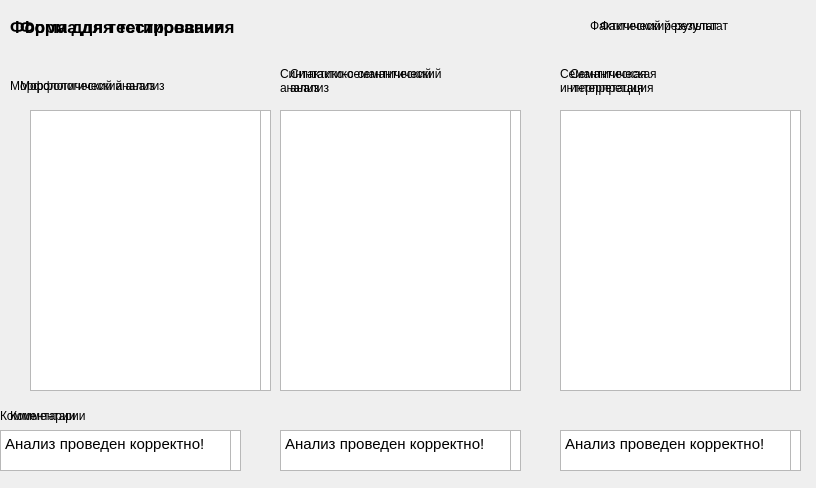
<?xml version="1.0" encoding="UTF-8"?>
<ui version="4.0">
 <class>alertshow</class>
 <widget class="QDialog" name="alertshow">
  <property name="geometry">
   <rect>
    <x>0</x>
    <y>0</y>
    <width>816</width>
    <height>488</height>
   </rect>
  </property>
  <property name="windowTitle">
   <string>Dialog</string>
  </property>
  <widget class="QLabel" name="label">
   <property name="geometry">
    <rect>
     <x>20</x>
     <y>10</y>
     <width>451</width>
     <height>34</height>
    </rect>
   </property>
   <property name="font">
    <font>
     <pointsize>13</pointsize>
     <weight>75</weight>
     <bold>true</bold>
    </font>
   </property>
   <property name="text">
    <string>Форма для тестирования</string>
   </property>
  </widget>
  <widget class="QLabel" name="label_3">
   <property name="geometry">
    <rect>
     <x>600</x>
     <y>0</y>
     <width>331</width>
     <height>51</height>
    </rect>
   </property>
   <property name="text">
    <string>Фактический результат</string>
   </property>
  </widget>
  <widget class="QLabel" name="label_4">
   <property name="geometry">
    <rect>
     <x>20</x>
     <y>60</y>
     <width>381</width>
     <height>51</height>
    </rect>
   </property>
   <property name="text">
    <string>Морфологический анализ</string>
   </property>
  </widget>
  <widget class="QLabel" name="label_5">
   <property name="geometry">
    <rect>
     <x>290</x>
     <y>40</y>
     <width>381</width>
     <height>81</height>
    </rect>
   </property>
   <property name="text">
    <string>Синтактико-семантический
анализ</string>
   </property>
  </widget>
  <widget class="QLabel" name="label_6">
   <property name="geometry">
    <rect>
     <x>570</x>
     <y>40</y>
     <width>381</width>
     <height>81</height>
    </rect>
   </property>
   <property name="text">
    <string>Семантическая
интерпретация</string>
   </property>
  </widget>
  <widget class="QTextBrowser" name="MA">
   <property name="geometry">
    <rect>
     <x>40</x>
     <y>110</y>
     <width>231</width>
     <height>281</height>
    </rect>
   </property>
  </widget>
  <widget class="QTextBrowser" name="SSA">
   <property name="geometry">
    <rect>
     <x>290</x>
     <y>110</y>
     <width>231</width>
     <height>281</height>
    </rect>
   </property>
  </widget>
  <widget class="QTextBrowser" name="SI">
   <property name="geometry">
    <rect>
     <x>570</x>
     <y>110</y>
     <width>231</width>
     <height>281</height>
    </rect>
   </property>
  </widget>
  <widget class="QLabel" name="label_7">
   <property name="geometry">
    <rect>
     <x>10</x>
     <y>390</y>
     <width>331</width>
     <height>51</height>
    </rect>
   </property>
   <property name="text">
    <string>Комментарии</string>
   </property>
  </widget>
  <widget class="QTextBrowser" name="textBrowser_4">
   <property name="geometry">
    <rect>
     <x>10</x>
     <y>430</y>
     <width>231</width>
     <height>41</height>
    </rect>
   </property>
   <property name="html">
    <string>&lt;!DOCTYPE HTML PUBLIC &quot;-//W3C//DTD HTML 4.0//EN&quot; &quot;http://www.w3.org/TR/REC-html40/strict.dtd&quot;&gt;
&lt;html&gt;&lt;head&gt;&lt;meta name=&quot;qrichtext&quot; content=&quot;1&quot; /&gt;&lt;style type=&quot;text/css&quot;&gt;
p, li { white-space: pre-wrap; }
&lt;/style&gt;&lt;/head&gt;&lt;body style=&quot; font-family:'Ubuntu'; font-size:11pt; font-weight:400; font-style:normal;&quot;&gt;
&lt;p style=&quot; margin-top:0px; margin-bottom:0px; margin-left:0px; margin-right:0px; -qt-block-indent:0; text-indent:0px;&quot;&gt;Анализ проведен корректно!&lt;/p&gt;&lt;/body&gt;&lt;/html&gt;</string>
   </property>
  </widget>
  <widget class="QTextBrowser" name="textBrowser_5">
   <property name="geometry">
    <rect>
     <x>290</x>
     <y>430</y>
     <width>231</width>
     <height>41</height>
    </rect>
   </property>
   <property name="html">
    <string>&lt;!DOCTYPE HTML PUBLIC &quot;-//W3C//DTD HTML 4.0//EN&quot; &quot;http://www.w3.org/TR/REC-html40/strict.dtd&quot;&gt;
&lt;html&gt;&lt;head&gt;&lt;meta name=&quot;qrichtext&quot; content=&quot;1&quot; /&gt;&lt;style type=&quot;text/css&quot;&gt;
p, li { white-space: pre-wrap; }
&lt;/style&gt;&lt;/head&gt;&lt;body style=&quot; font-family:'Ubuntu'; font-size:11pt; font-weight:400; font-style:normal;&quot;&gt;
&lt;p style=&quot; margin-top:0px; margin-bottom:0px; margin-left:0px; margin-right:0px; -qt-block-indent:0; text-indent:0px;&quot;&gt;Анализ проведен корректно!&lt;/p&gt;&lt;/body&gt;&lt;/html&gt;</string>
   </property>
  </widget>
  <widget class="QTextBrowser" name="textBrowser_6">
   <property name="geometry">
    <rect>
     <x>570</x>
     <y>430</y>
     <width>231</width>
     <height>41</height>
    </rect>
   </property>
   <property name="html">
    <string>&lt;!DOCTYPE HTML PUBLIC &quot;-//W3C//DTD HTML 4.0//EN&quot; &quot;http://www.w3.org/TR/REC-html40/strict.dtd&quot;&gt;
&lt;html&gt;&lt;head&gt;&lt;meta name=&quot;qrichtext&quot; content=&quot;1&quot; /&gt;&lt;style type=&quot;text/css&quot;&gt;
p, li { white-space: pre-wrap; }
&lt;/style&gt;&lt;/head&gt;&lt;body style=&quot; font-family:'Ubuntu'; font-size:11pt; font-weight:400; font-style:normal;&quot;&gt;
&lt;p style=&quot; margin-top:0px; margin-bottom:0px; margin-left:0px; margin-right:0px; -qt-block-indent:0; text-indent:0px;&quot;&gt;Анализ проведен корректно!&lt;/p&gt;&lt;/body&gt;&lt;/html&gt;</string>
   </property>
  </widget>
  <widget class="QLabel" name="label_8">
   <property name="geometry">
    <rect>
     <x>590</x>
     <y>0</y>
     <width>331</width>
     <height>51</height>
    </rect>
   </property>
   <property name="text">
    <string>Фактический результат</string>
   </property>
  </widget>
  <widget class="QTextBrowser" name="textBrowser_7">
   <property name="geometry">
    <rect>
     <x>560</x>
     <y>430</y>
     <width>231</width>
     <height>41</height>
    </rect>
   </property>
   <property name="html">
    <string>&lt;!DOCTYPE HTML PUBLIC &quot;-//W3C//DTD HTML 4.0//EN&quot; &quot;http://www.w3.org/TR/REC-html40/strict.dtd&quot;&gt;
&lt;html&gt;&lt;head&gt;&lt;meta name=&quot;qrichtext&quot; content=&quot;1&quot; /&gt;&lt;style type=&quot;text/css&quot;&gt;
p, li { white-space: pre-wrap; }
&lt;/style&gt;&lt;/head&gt;&lt;body style=&quot; font-family:'Ubuntu'; font-size:11pt; font-weight:400; font-style:normal;&quot;&gt;
&lt;p style=&quot; margin-top:0px; margin-bottom:0px; margin-left:0px; margin-right:0px; -qt-block-indent:0; text-indent:0px;&quot;&gt;Анализ проведен корректно!&lt;/p&gt;&lt;/body&gt;&lt;/html&gt;</string>
   </property>
  </widget>
  <widget class="QLabel" name="label_9">
   <property name="geometry">
    <rect>
     <x>280</x>
     <y>40</y>
     <width>381</width>
     <height>81</height>
    </rect>
   </property>
   <property name="text">
    <string>Синтактико-семантический
анализ</string>
   </property>
  </widget>
  <widget class="QTextBrowser" name="SI_2">
   <property name="geometry">
    <rect>
     <x>560</x>
     <y>110</y>
     <width>231</width>
     <height>281</height>
    </rect>
   </property>
  </widget>
  <widget class="QLabel" name="label_2">
   <property name="geometry">
    <rect>
     <x>10</x>
     <y>10</y>
     <width>451</width>
     <height>34</height>
    </rect>
   </property>
   <property name="font">
    <font>
     <pointsize>13</pointsize>
     <weight>75</weight>
     <bold>true</bold>
    </font>
   </property>
   <property name="text">
    <string>Форма для тестирования</string>
   </property>
  </widget>
  <widget class="QLabel" name="label_10">
   <property name="geometry">
    <rect>
     <x>10</x>
     <y>60</y>
     <width>381</width>
     <height>51</height>
    </rect>
   </property>
   <property name="text">
    <string>Морфологический анализ</string>
   </property>
  </widget>
  <widget class="QLabel" name="label_11">
   <property name="geometry">
    <rect>
     <x>0</x>
     <y>390</y>
     <width>331</width>
     <height>51</height>
    </rect>
   </property>
   <property name="text">
    <string>Комментарии</string>
   </property>
  </widget>
  <widget class="QTextBrowser" name="SSA_2">
   <property name="geometry">
    <rect>
     <x>280</x>
     <y>110</y>
     <width>231</width>
     <height>281</height>
    </rect>
   </property>
  </widget>
  <widget class="QTextBrowser" name="textBrowser_8">
   <property name="geometry">
    <rect>
     <x>280</x>
     <y>430</y>
     <width>231</width>
     <height>41</height>
    </rect>
   </property>
   <property name="html">
    <string>&lt;!DOCTYPE HTML PUBLIC &quot;-//W3C//DTD HTML 4.0//EN&quot; &quot;http://www.w3.org/TR/REC-html40/strict.dtd&quot;&gt;
&lt;html&gt;&lt;head&gt;&lt;meta name=&quot;qrichtext&quot; content=&quot;1&quot; /&gt;&lt;style type=&quot;text/css&quot;&gt;
p, li { white-space: pre-wrap; }
&lt;/style&gt;&lt;/head&gt;&lt;body style=&quot; font-family:'Ubuntu'; font-size:11pt; font-weight:400; font-style:normal;&quot;&gt;
&lt;p style=&quot; margin-top:0px; margin-bottom:0px; margin-left:0px; margin-right:0px; -qt-block-indent:0; text-indent:0px;&quot;&gt;Анализ проведен корректно!&lt;/p&gt;&lt;/body&gt;&lt;/html&gt;</string>
   </property>
  </widget>
  <widget class="QLabel" name="label_12">
   <property name="geometry">
    <rect>
     <x>560</x>
     <y>40</y>
     <width>381</width>
     <height>81</height>
    </rect>
   </property>
   <property name="text">
    <string>Семантическая
интерпретация</string>
   </property>
  </widget>
  <widget class="QTextBrowser" name="textBrowser_9">
   <property name="geometry">
    <rect>
     <x>0</x>
     <y>430</y>
     <width>231</width>
     <height>41</height>
    </rect>
   </property>
   <property name="html">
    <string>&lt;!DOCTYPE HTML PUBLIC &quot;-//W3C//DTD HTML 4.0//EN&quot; &quot;http://www.w3.org/TR/REC-html40/strict.dtd&quot;&gt;
&lt;html&gt;&lt;head&gt;&lt;meta name=&quot;qrichtext&quot; content=&quot;1&quot; /&gt;&lt;style type=&quot;text/css&quot;&gt;
p, li { white-space: pre-wrap; }
&lt;/style&gt;&lt;/head&gt;&lt;body style=&quot; font-family:'Ubuntu'; font-size:11pt; font-weight:400; font-style:normal;&quot;&gt;
&lt;p style=&quot; margin-top:0px; margin-bottom:0px; margin-left:0px; margin-right:0px; -qt-block-indent:0; text-indent:0px;&quot;&gt;Анализ проведен корректно!&lt;/p&gt;&lt;/body&gt;&lt;/html&gt;</string>
   </property>
  </widget>
  <widget class="QTextBrowser" name="MA_2">
   <property name="geometry">
    <rect>
     <x>30</x>
     <y>110</y>
     <width>231</width>
     <height>281</height>
    </rect>
   </property>
  </widget>
 </widget>
 <resources/>
 <connections/>
</ui>
